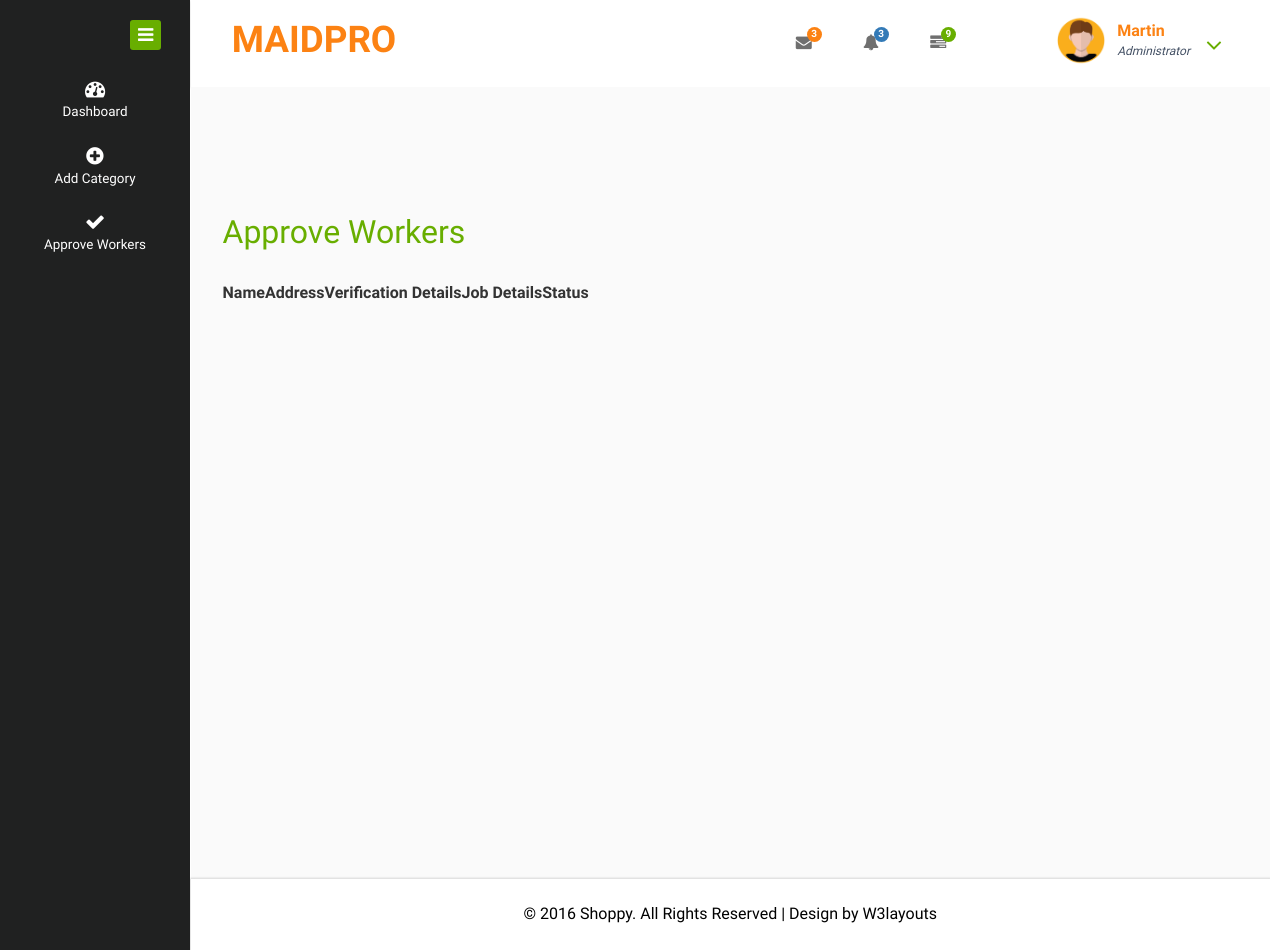
/admin/viewworkers.php, run on an earlier commit of the app's database.
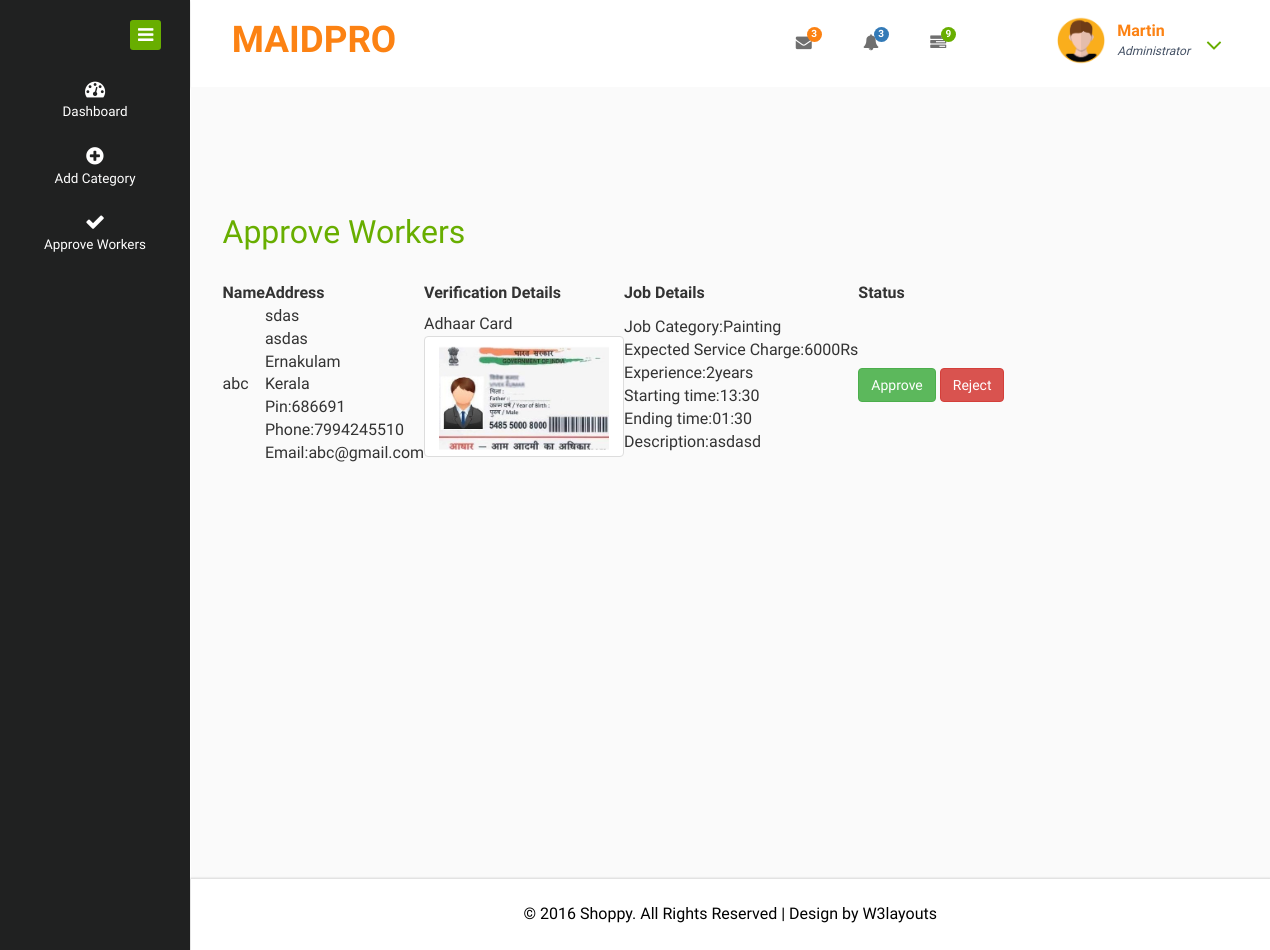
And on a later commit of the database.
### tables this page shows
CREATE TABLE `registration` (
  `user_id` int(11) NOT NULL,
  `email` varchar(50) NOT NULL,
  `name` varchar(30) NOT NULL,
  `phone` bigint(11) NOT NULL,
  `profile_pic` varchar(50) NOT NULL DEFAULT 'images/profile_pic.png',
  `house` varchar(30) NOT NULL,
  `place` varchar(30) NOT NULL,
  `district` varchar(30) NOT NULL,
  `state` varchar(30) NOT NULL,
  `pincode` int(10) NOT NULL,
  `gender` varchar(20) NOT NULL,
  `date_of_birth` varchar(20) NOT NULL
);

CREATE TABLE `district` (
  `district_id` int(11) NOT NULL,
  `state_id` int(11) NOT NULL,
  `district` varchar(30) NOT NULL
);

CREATE TABLE `state` (
  `state_id` int(11) NOT NULL,
  `state` varchar(30) NOT NULL
);

CREATE TABLE `worker` (
  `worker_id` int(11) NOT NULL,
  `email` varchar(50) NOT NULL,
  `category` varchar(25) NOT NULL,
  `service_charge` int(10) NOT NULL,
  `starting_time` varchar(25) NOT NULL,
  `ending_time` varchar(25) NOT NULL,
  `description` varchar(50) NOT NULL,
  `experience` int(11) NOT NULL
);

CREATE TABLE `verification` (
  `verification_id` int(11) NOT NULL,
  `email` varchar(30) NOT NULL,
  `verification_type` varchar(20) NOT NULL,
  `document` varchar(50) NOT NULL,
  `status` tinyint(1) NOT NULL DEFAULT 0
);

### admin/viewworkers.php (the view)
<?php
	include("header.php");
?>
<div class="inner-block">
    <div class="blank">
    	<h2>Approve Workers</h2>
    	<table id="table_id" class="display">
    <thead>
        <tr>
            <th>Name</th>
            <th>Address</th>
            <th>Verification Details</th>
            <th>Job Details</th>
            <th>Status</th>
        </tr>
    </thead>
    <tbody>
    	<?php
    	include("dbconn.php");
    	$sql="select * from registration,verification,worker where registration.email=verification.email and verification.email=worker.email and verification.status=0";
    	$res=mysqli_query($conn,$sql);
    	if(mysqli_num_rows($res)>0){
    		while($r=mysqli_fetch_assoc($res)){
    	?>
    	<tr>
            <td><?php echo $r['name']?></td>
            <td><?php echo $r['house']?><br>
            	<?php echo $r['place']?><br>
            	<?php
                                     $d=$r["district"];
                                     $s="select district from district where district_id=$d";
                        $res1=mysqli_query($conn,$s);
                        $row=mysqli_fetch_assoc($res1);
                        $c=$row["district"];
                        echo $c;
                                     ?><br>
                 <?php
                                     $d=$r["state"];
                                     $s="select state from state where state_id=$d";
                        $res1=mysqli_query($conn,$s);
                        $row=mysqli_fetch_assoc($res1);
                        $c=$row["state"];
                        echo $c;
                                     ?><br>
            	Pin:<?php
            	echo $r['pincode']
            	?><br>
            	Phone:<?php echo $r['phone']?><br>
            	Email:<?php echo $r['email']?>
            </td>
            <td>
            	<?php echo $r['verification_type']?><br>
            	<a href="../users/<?php echo $r['document']?>"><img src="../users/<?php echo $r['document']?>" class="img-thumbnail" width="200" height="200"></a>
            </td>
            <td>
            	Job Category:<?php echo $r['category']?><br>
            	Expected Service Charge:<?php echo $r['service_charge']?>Rs<br>
            	Experience:<?php echo $r['experience']?>years<br>
            	Starting time:<?php echo $r['starting_time']?><br>
            	Ending time:<?php echo $r['ending_time']?><br>
            	Description:<?php echo $r['description']?>
            </td>
            <td>
            	<a class="btn btn-success" href="approve.php?email=<?php echo $r['email']?>">Approve</a>
            	<a class="btn btn-danger">Reject</a>
            </td>
        </tr>
    	<?php
    		}
    	}
    	?>
    </tbody>
</table>
    </div>
</div>
<?php
	include("footer.php");
?>

### admin/header.php (shortened to what this page needs)
<!DOCTYPE HTML>
<html>
<head>
<link href="css/bootstrap.css" rel="stylesheet" type="text/css" media="all">
<link href="css/style.css" rel="stylesheet" type="text/css" media="all"/>
<link href="css/font-awesome.css" rel="stylesheet">
<link rel="stylesheet" type="text/css" href="https://cdn.datatables.net/1.11.3/css/jquery.dataTables.css">
</head>
<body>
<div class="page-container">
   <div class="left-content">
	   <div class="mother-grid-inner">
				<div class="header-main">
					<div class="header-left">
							<div class="logo-name">
									 <a href="index.php"> <h1>MAIDPRO</h1>
								  </a>
							</div>
							<div class="clearfix"> </div>
						 </div>
						 <div class="header-right">
							<div class="profile_details_left">
								<ul class="nofitications-dropdown">
									<li class="dropdown head-dpdn">
										<a href="#" class="dropdown-toggle" data-toggle="dropdown" aria-expanded="false"><i class="fa fa-envelope"></i><span class="badge">3</span></a>
									</li>
									<li class="dropdown head-dpdn">
										<a href="#" class="dropdown-toggle" data-toggle="dropdown" aria-expanded="false"><i class="fa fa-bell"></i><span class="badge blue">3</span></a>
									</li>
									<li class="dropdown head-dpdn">
										<a href="#" class="dropdown-toggle" data-toggle="dropdown" aria-expanded="false"><i class="fa fa-tasks"></i><span class="badge blue1">9</span></a>
									</li>
								</ul>
								<div class="clearfix"> </div>
							</div>
							<div class="profile_details">
								<ul>
									<li class="dropdown profile_details_drop">
										<a href="#" class="dropdown-toggle" data-toggle="dropdown" aria-expanded="false">
											<div class="profile_img">
												<span class="prfil-img"><img style="width:30%,vertical-align: middle;width: 50px;height: 50px;border-radius: 50%;" src="images/profile_pic.png" alt=""> </span>
												<div class="user-name">
													<p>Martin</p>
													<span>Administrator</span>
												</div>
												<i class="fa fa-angle-down lnr"></i>
												<div class="clearfix"></div>
											</div>
										</a>
									</li>
								</ul>
							</div>
							<div class="clearfix"> </div>
						</div>
				     <div class="clearfix"> </div>
				</div>

### admin/footer.php (shortened to what this page needs)
<div class="copyrights">
	 <p>© 2016 Shoppy. All Rights Reserved | Design by  <a href="http://w3layouts.com/" target="_blank">W3layouts</a> </p>
</div>
</div>
</div>
<?php
include("menu.php");
?>
</div>
</body>
</html>

### admin/menu.php (shortened to what this page needs)
  <div class="sidebar-menu">
  	<div class="logo"> <a href="#" class="sidebar-icon"> <span class="fa fa-bars"></span> </a>  </div>
    <div class="menu">
      <ul id="menu" >
        <li id="menu-home" ><a href="index.php"><i class="fa fa-tachometer"></i><span>Dashboard</span></a></li>
        <li id="menu-home" ><a href="addcategory.php"><i class="fa fa-plus-circle"></i><span>Add Category</span></a></li>
        <li id="menu-home" ><a href="viewworkers.php"><i class="fa fa-check"></i><span>Approve Workers</span></a></li>
      </ul>
    </div>
</div>

What changed in the data, as far as the page shows it:
added registration: name "abc", house "sdas", place "asdas", district.district "Ernakulam", state.state "Kerala", pincode "686691", phone "7994245510", worker.email "abc@gmail.com", verification.verification_type "Adhaar Card", verification.document (picture), worker.category "Painting", worker.service_charge "6000", worker.experience "2", worker.starting_time "13:30", worker.ending_time "01:30", worker.description "asdasd"
